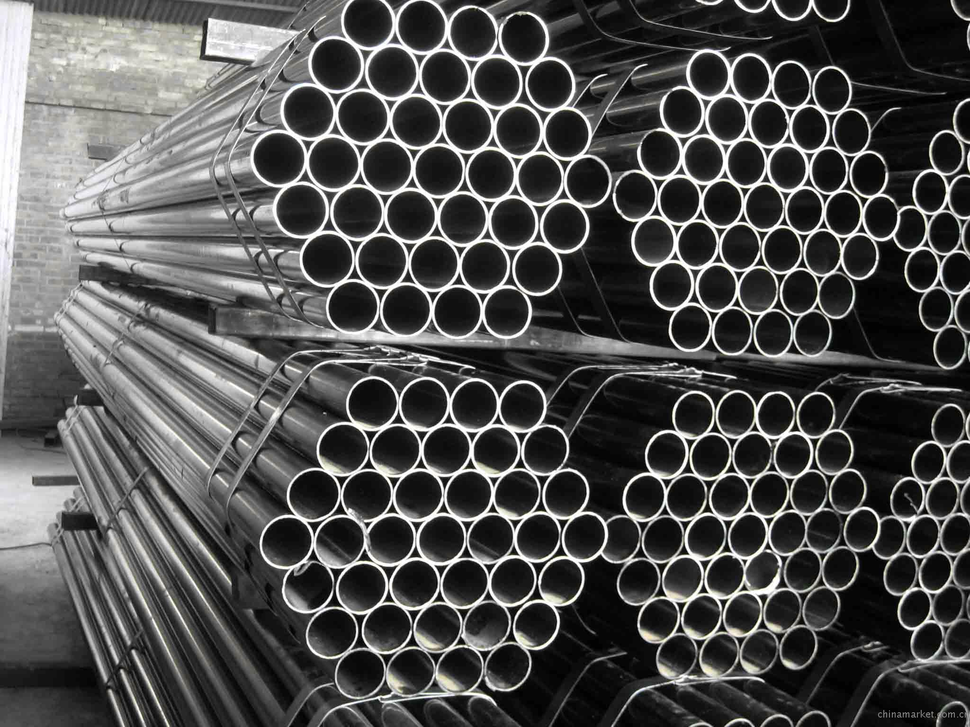
#> input picture samples/img3.png, 970 x 727 px, shrunk from 2048 x 1536 before the run, found by its file name
$ python canny.py
#> lines starting #> are read from the running program, lines starting #| are printed output that depends on the picture
#> further down, input_image is the input picture: PIL image 970x727 RGBA; mean R, G, B, A 80.3, 80.3, 79.6, 255
#> `output_image = Image.new("RGB", input_image.size)`: output_image: PIL image 970x727 RGB; every value is 0
from math import sqrt, atan2, pi
import numpy as np
import cv2

def canny_edge_detector(input_image):
    input_pixels = input_image.load()
    width = input_image.width
#> width = 970
    height = input_image.height
#> height = 727

    # Transform the image to grayscale
    grayscaled = compute_grayscale(input_pixels, width, height)
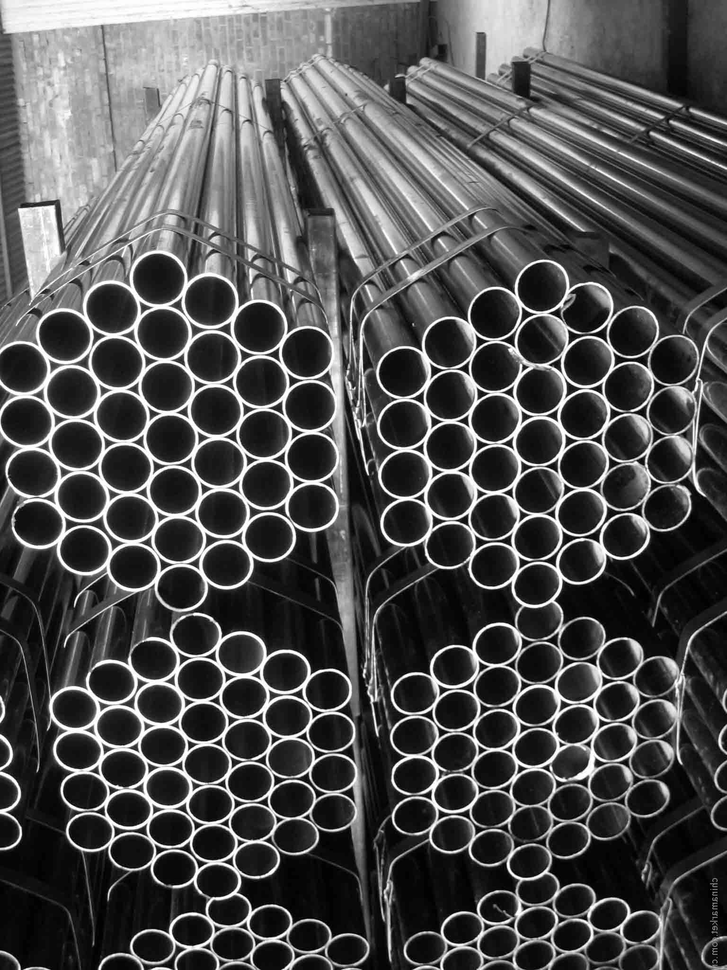
#> grayscaled: shape (970, 727) float64; min 0, max 255, mean 80.1

    # Blur it to remove noise
    blurred = compute_blur(grayscaled, width, height)
#> in compute_blur, `offset = len(kernel) // 2`: offset = 2

    # Compute the gradient
    gradient, direction = compute_gradient(blurred, width, height)
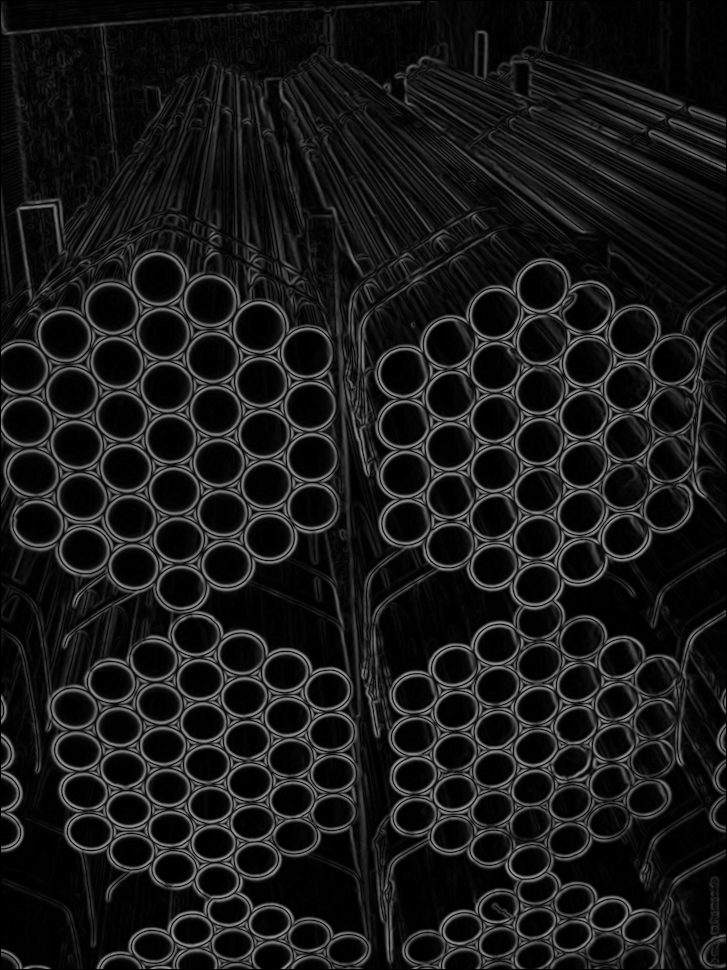
#> gradient: shape (970, 727) float64; min 0, max 157.5, mean 24.9
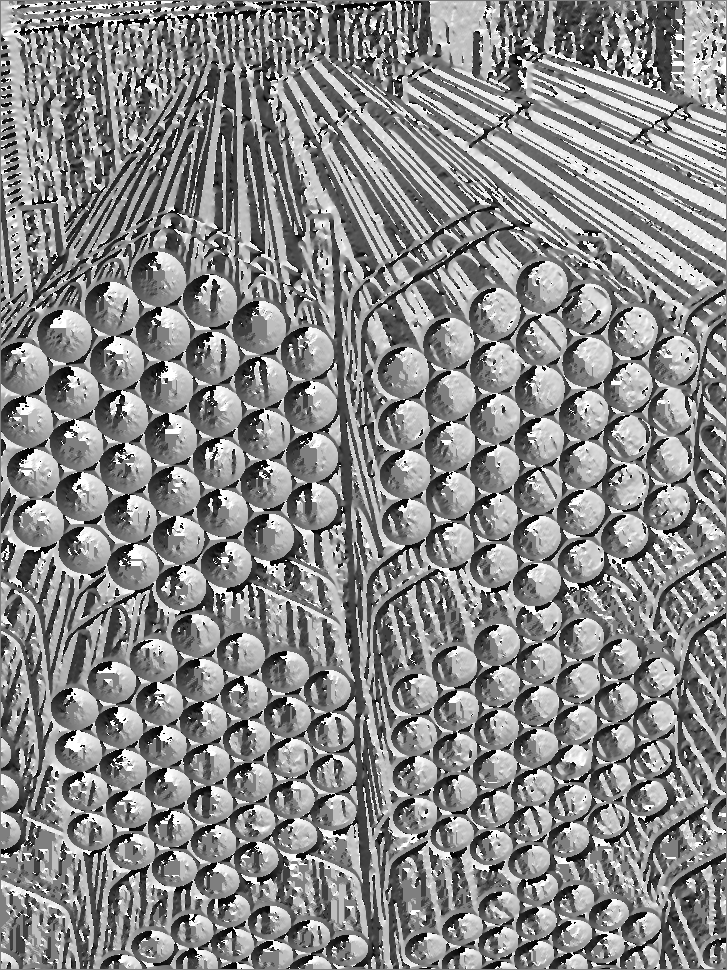
#> direction: shape (970, 727) float64; min -3.13, max 3.14, mean 0.229; drawn with min black and max white

    # Non-maximum suppression
    filter_out_non_maximum(gradient, direction, width, height)

    # Filter out some edges
    keep = filter_strong_edges(gradient, width, height, 20, 25)

    return keep


def compute_grayscale(input_pixels, width, height):
    grayscale = np.empty((width, height))
    for x in range(width):
        for y in range(height):
            pixel = input_pixels[x, y]
            grayscale[x, y] = (pixel[0] + pixel[1] + pixel[2]) / 3
    return grayscale


def compute_blur(input_pixels, width, height):
    # Keep coordinate inside image
    clip = lambda x, l, u: l if x < l else u if x > u else x

    # Gaussian kernel
    kernel = np.array([
        [1 / 256,  4 / 256,  6 / 256,  4 / 256, 1 / 256],
        [4 / 256, 16 / 256, 24 / 256, 16 / 256, 4 / 256],
        [6 / 256, 24 / 256, 36 / 256, 24 / 256, 6 / 256],
        [4 / 256, 16 / 256, 24 / 256, 16 / 256, 4 / 256],
        [1 / 256,  4 / 256,  6 / 256,  4 / 256, 1 / 256]
    ])

    # Middle of the kernel
    offset = len(kernel) // 2

    # Compute the blurred image
    blurred = np.empty((width, height))
    for x in range(width):
        for y in range(height):
            acc = 0
            for a in range(len(kernel)):
                for b in range(len(kernel)):
                    xn = clip(x + a - offset, 0, width - 1)
                    yn = clip(y + b - offset, 0, height - 1)
                    acc += input_pixels[xn, yn] * kernel[a, b]
            blurred[x, y] = int(acc)
    return blurred


def compute_gradient(input_pixels, width, height):
    gradient = np.zeros((width, height))
    direction = np.zeros((width, height))
    for x in range(width):
        for y in range(height):
            if 0 < x < width - 1 and 0 < y < height - 1:
                magx = input_pixels[x + 1, y] - input_pixels[x - 1, y]
                magy = input_pixels[x, y + 1] - input_pixels[x, y - 1]
                gradient[x, y] = sqrt(magx**2 + magy**2)
                direction[x, y] = atan2(magy, magx)
    return gradient, direction


def filter_out_non_maximum(gradient, direction, width, height):
    for x in range(1, width - 1):
        for y in range(1, height - 1):
            angle = direction[x, y] if direction[x, y] >= 0 else direction[x, y] + pi
            rangle = round(angle / (pi / 4))
            mag = gradient[x, y]
            if ((rangle == 0 or rangle == 4) and (gradient[x - 1, y] > mag or gradient[x + 1, y] > mag)
                    or (rangle == 1 and (gradient[x - 1, y - 1] > mag or gradient[x + 1, y + 1] > mag))
                    or (rangle == 2 and (gradient[x, y - 1] > mag or gradient[x, y + 1] > mag))
                    or (rangle == 3 and (gradient[x + 1, y - 1] > mag or gradient[x - 1, y + 1] > mag))):
                gradient[x, y] = 0


def filter_strong_edges(gradient, width, height, low, high):
    # Keep strong edges
    keep = set()
#> keep = 0 items
    for x in range(width):
        for y in range(height):
            if gradient[x, y] > high:
                keep.add((x, y))

    # Keep weak edges next to a pixel to keep
    lastiter = keep
#> lastiter = 92179 items
    while lastiter:
        newkeep = set()
        for x, y in lastiter:
            for a, b in ((-1, -1), (-1, 0), (-1, 1), (0, -1), (0, 1), (1, -1), (1, 0), (1, 1)):
                if gradient[x + a, y + b] > low and (x+a, y+b) not in keep:
                    newkeep.add((x+a, y+b))
        keep.update(newkeep)
        lastiter = newkeep

    return list(keep)


if __name__ == "__main__":
    from PIL import Image, ImageDraw
    input_image = Image.open("../../CCT_PYTHON/samples/img3.png")
    output_image = Image.new("RGB", input_image.size)
    draw = ImageDraw.Draw(output_image)
    for x, y in canny_edge_detector(input_image):
#> in canny_edge_detector, `keep = filter_strong_edges(gradient, width, height, 20, 25)`: keep = 101001 items
        draw.point((x, y), (255, 255, 255))
#> this loop made 101001 passes
    output_image.save("canny.png")
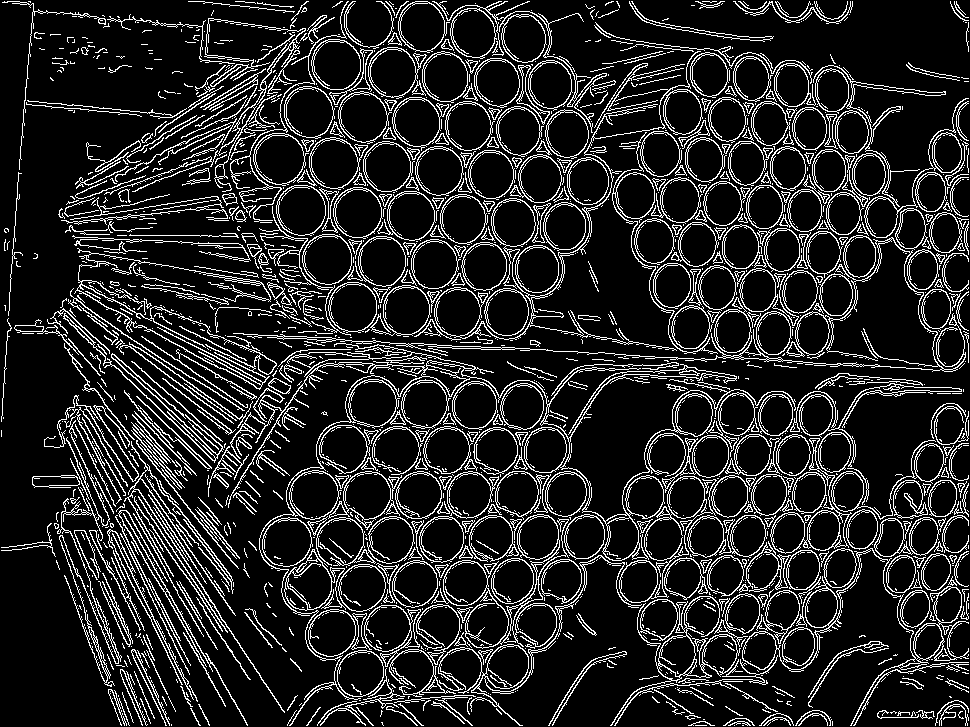
#> saved as canny.png: PIL image 970x727 RGB; 14.3% white in thin lines or dots

$ run again, with samples/img2.png copied over samples/img3.png
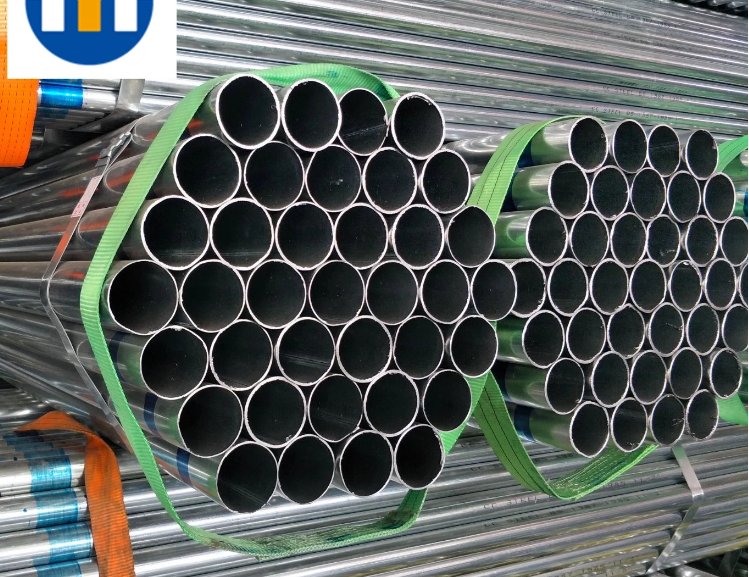
#> input picture samples/img2.png, 749 x 577 px, found by its file name
#> input_image is the input picture: PIL image 749x577 RGB; mean R, G, B 90, 96.3, 92.5
#> output_image: PIL image 749x577 RGB; every value is 0
#> width = 749
#> height = 577
#> offset = 2
#> in canny_edge_detector, `gradient, direction = compute_gradient(blurred, width, height)`:
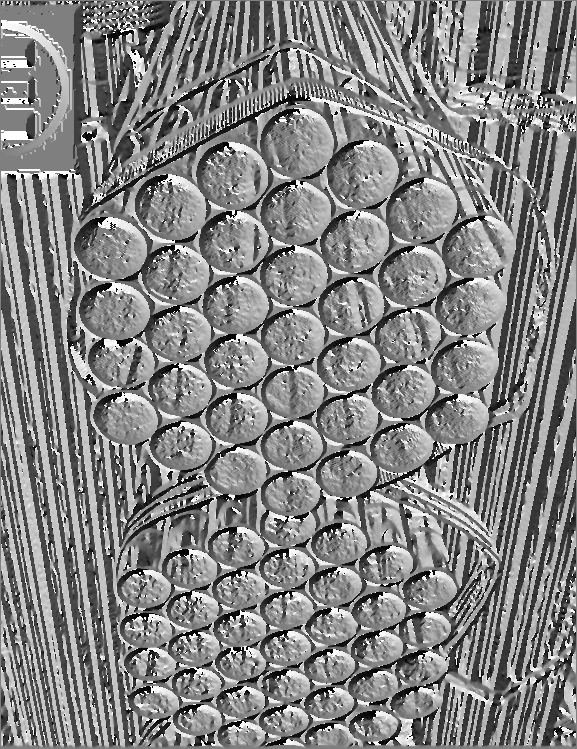
#> direction: shape (749, 577) float64; min -3.13, max 3.14, mean 0.117; drawn with min black and max white
#> in filter_strong_edges, `keep = set()`: keep = 0 items
#> lastiter = 58443 items
#> in canny_edge_detector, `keep = filter_strong_edges(gradient, width, height, 20, 25)`: keep = 64233 items
#> the loop `for x, y in canny_edge_detector(input_image):` made 64233 passes
#> (x, y) on passes 1 to 3: (170, 560), (206, 217), (192, 319)
#> `output_image.save("canny.png")`:
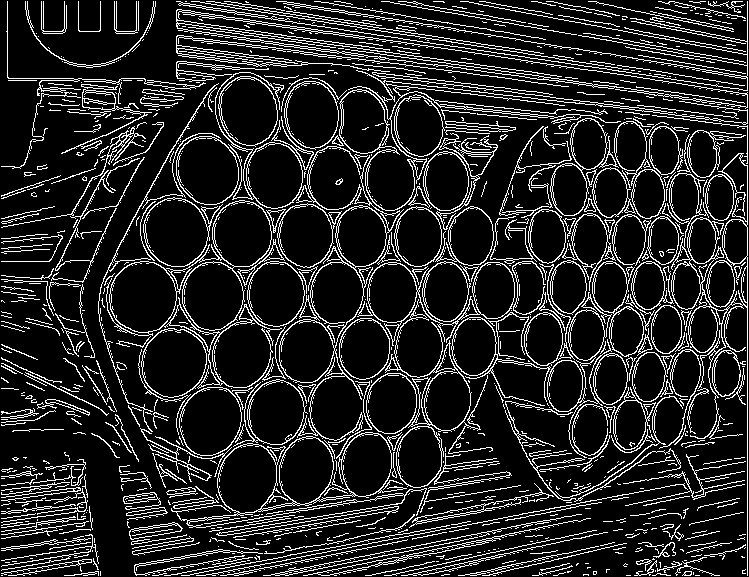
#> saved as canny.png: PIL image 749x577 RGB; 14.9% white in thin lines or dots

$ run again, with samples/img.jpeg saved as samples/img3.png
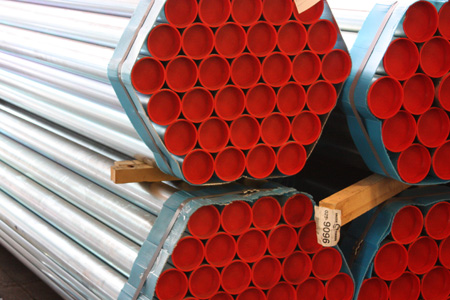
#> input picture samples/img.jpeg, 450 x 300 px, found by its file name
#> input_image is the input picture: PIL image 450x300 RGB; mean R, G, B 153.7, 93.8, 89.7
#> output_image: PIL image 450x300 RGB; every value is 0
#> width = 450
#> height = 300
#> offset = 2
#> in canny_edge_detector, `gradient, direction = compute_gradient(blurred, width, height)`:
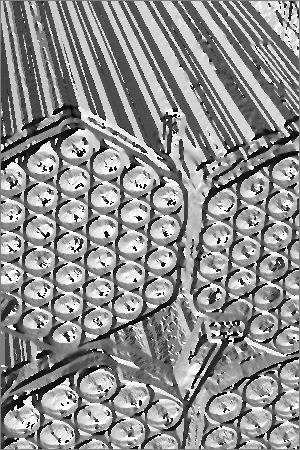
#> direction: shape (450, 300) float64; min -3.13, max 3.14, mean 0.388; drawn with min black and max white
#> in filter_strong_edges, `keep = set()`: keep = 0 items
#> lastiter = 11493 items
#> in canny_edge_detector, `keep = filter_strong_edges(gradient, width, height, 20, 25)`: keep = 13656 items
#> the loop `for x, y in canny_edge_detector(input_image):` made 13656 passes
#> (x, y) on passes 1 to 3: (132, 268), (421, 142), (13, 88)
#> `output_image.save("canny.png")`:
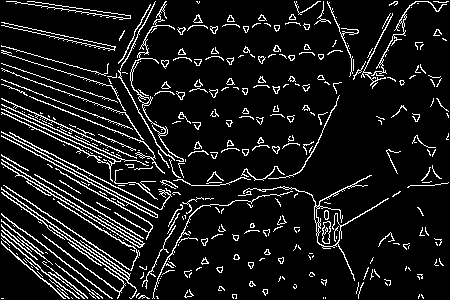
#> saved as canny.png: PIL image 450x300 RGB; 10.1% white in thin lines or dots
